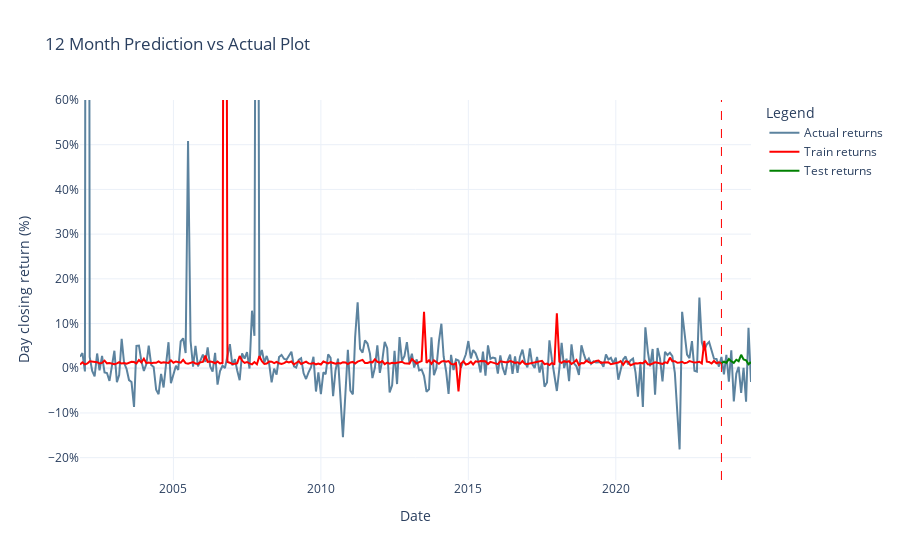

The notebook cell this image was saved under:
### Markdown cell above
### 12 Months Actual vs Prediction

### Code cell
importlib.reload(mpt_utils)
#
y_train_mean_pred_12m, y_test_mean_pred_12m = mpt_utils.get_train_test_mean_pred(y_train_pred_12m, y_test_pred_12m, len(df_pct.columns))
#
plots.generate_timeseries_plot(df_pct, df_tabular_multi, y_train_mean_pred_12m, y_test_mean_pred_12m)

### Figure 1 — Plotly figure (JSON) as saved in the notebook; plotly's stock layout.template omitted (floating-point values rounded to 4 significant figures; data arrays with more than 128 entries replaced by an {"elided": "..."} marker saying what was removed)
{"data": [{"line": {"color": "#5c839f", "width": 2}, "mode": "lines", "name": "Actual returns", "x": {"elided": "274 str values"}, "y": {"elided": "299 float values"}, "type": "scatter"}, {"line": {"color": "red", "width": 2}, "mode": "lines", "name": "Train returns", "x": {"elided": "262 str values"}, "y": {"elided": "262 float values"}, "type": "scatter"}, {"line": {"color": "green", "width": 2}, "mode": "lines", "name": "Test returns", "x": ["2023-08-01", "2023-09-01", "2023-10-01", "2023-11-01", "2023-12-01", "2024-01-01", "2024-02-01", "2024-03-01", "2024-04-01", "2024-05-01", "2024-06-01", "2024-07-01", "2024-08-01"], "y": [0.0114, 0.01455, 0.01219, 0.0205, 0.01564, 0.01186, 0.01904, 0.01575, 0.03002, 0.0198, 0.01792, 0.0088, 0.01366], "type": "scatter"}], "layout": {"shapes": [{"line": {"color": "red", "dash": "dash", "width": 1}, "type": "line", "x0": "2023-08-01", "x1": "2023-08-01", "xref": "x", "y0": 0, "y1": 1, "yref": "y domain"}], "yaxis": {"title": {"text": "Day closing return (%)"}, "tickformat": ".0%", "range": [-0.25, 0.6]}, "title": {"text": "12 Month Prediction vs Actual Plot"}, "xaxis": {"title": {"text": "Date"}}, "legend": {"title": {"text": "Legend"}}}}
